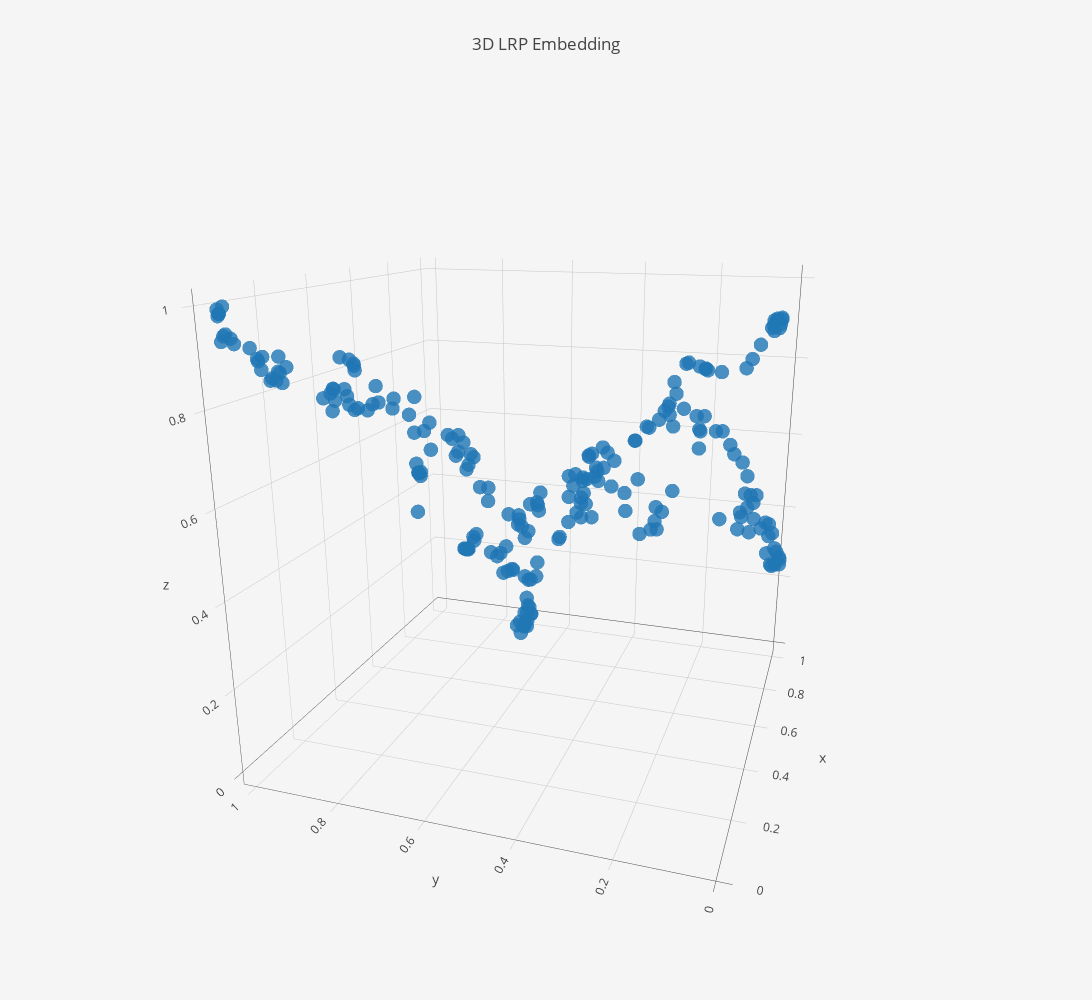

This figure's notebook cell:
### Code cell
plot_lrp(softmax_clipped_lrp)

### Figure 1 — Plotly figure (JSON) as saved in the notebook; plotly's stock layout.template omitted (floating-point values rounded to 4 significant figures; data arrays with more than 128 entries replaced by an {"elided": "..."} marker saying what was removed)
{"data": [{"marker": {"colorscale": "Rainbow", "opacity": 0.8, "size": 5}, "mode": "markers", "name": "Training", "type": "scatter3d", "uid": "13f864ab-28db-402d-a054-3306b6fb2284", "x": {"elided": "226 float values"}, "y": {"elided": "226 float values"}, "z": {"elided": "226 float values"}}], "layout": {"autosize": false, "height": 1000, "paper_bgcolor": "#F5F5F5", "scene": {"aspectmode": "auto", "aspectratio": {"x": 1.0, "y": 1.0, "z": 1.0}, "camera": {"center": {"x": 0, "y": 0, "z": 0}, "eye": {"x": -1.96, "y": -0.6428, "z": 0.6573}, "projection": {"type": "perspective"}, "up": {"x": 0, "y": 0, "z": 1}}}, "title": {"text": "3D LRP Embedding"}, "width": 1200}}
